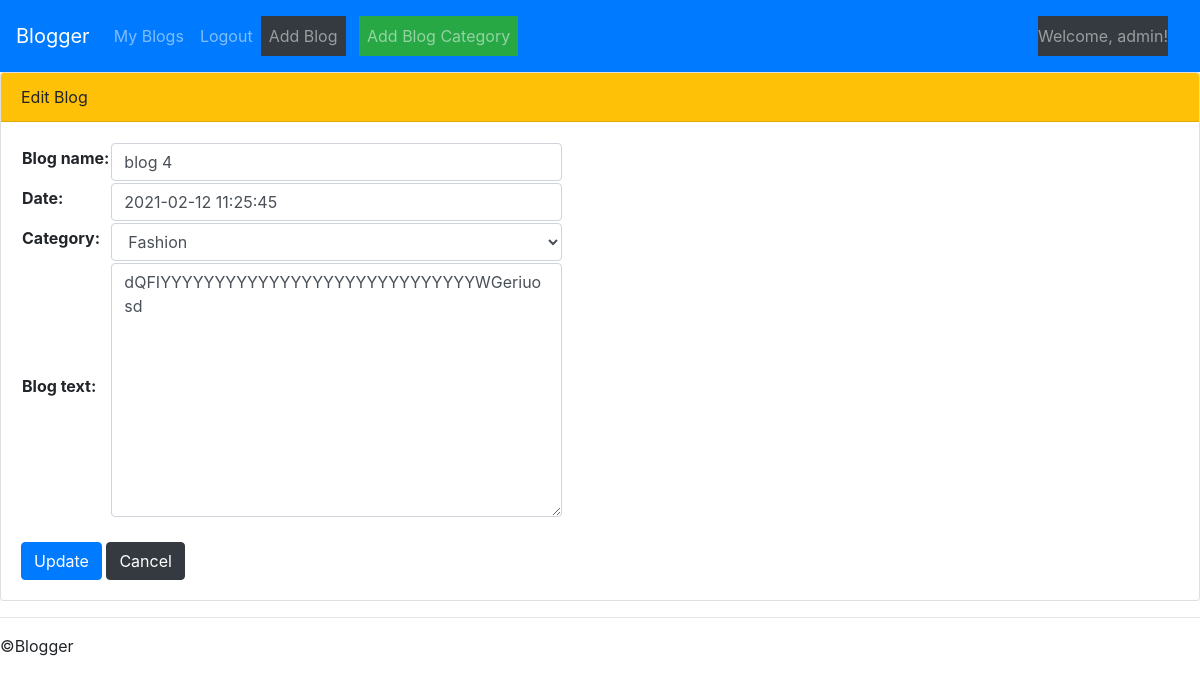
Page /blogger/12/edit/ (signed in) on the committed database.
### blogger/models.py (models this page shows, shortened)
class Blog(models.Model):
	blog_name=models.CharField(max_length=100)
	author=models.ForeignKey(User,on_delete=models.CASCADE,null="true")
	date=models.DateTimeField(default=django.utils.timezone.now())
	blog_text=models.TextField()
	category=models.CharField(max_length=250,default='uncategorized')

### blogger/views.py (the view)
# urls.py: path('<int:pk>/edit/',views.UpdateBlogView.as_view(),name='editblog'),
@method_decorator(login_required, name='dispatch')
class UpdateBlogView(generic.UpdateView):
	model=Blog
	form_class=UpdateBlogForm
	template_name='blogger/editblog.html'

### blogger/forms.py
class UpdateBlogForm(forms.ModelForm):
	class Meta:
		model=Blog
		fields=('blog_name','date','category','blog_text')
		widgets={
			'blog_name':forms.TextInput(attrs={'class':'form-control'}),
			'date':forms.DateTimeInput(attrs={'class':'form-control'}),
			'category':forms.Select(choices=cats,attrs={'class':'form-control'}),
			'blog_text':forms.Textarea(attrs={'class':'form-control'})
		}

### blogger/templates/blogger/editblog.html (shortened to what this page needs)
{% extends "blogger/base.html" %}
{% block content %}
<div class="card">
  <div class="card-header bg-warning">
    Edit Blog
  </div>
  <div class="card-body">
<form method="POST">
	<table>
	{{ form.as_table}}
	</table>
	 <button type="submit" class="btn btn-primary">Update</button>
	 <a href="{% url 'blogger:index' %}" class="btn btn-dark">Cancel</a>
	</form>
  </div>
</div>
{% endblock %}

### blogger/templates/blogger/base.html (shortened to what this page needs)
<!DOCTYPE html>
<html>
<head>
    <link rel="stylesheet" href="https://maxcdn.bootstrapcdn.com/bootstrap/4.0.0/css/bootstrap.min.css">
</head>
<body>
    <nav class="navbar navbar-expand-lg navbar-dark bg-primary">
        <a class="navbar-brand" href="{% url 'blogger:index' %}">Blogger</a>
  <div class="collapse navbar-collapse" id="navbarSupportedContent">
    <ul class="navbar-nav mr-auto">
      {% if request.user.is_authenticated %}
      <li class="nav-item ">
        <a class="nav-link " href="{% url 'blogger:myblogs' %}">My Blogs</a>
      </li>
      <li class="nav-item ">
        <a class="nav-link " href="{% url 'blogger:logout' %}">Logout</a>
      </li>
     <li class="nav-item ">
        <a class="nav-link btn-dark" href="{% url 'blogger:addblog' %}">Add Blog</a>
      </li>&nbsp&nbsp&nbsp
      <li class="nav-item ">
        <a class="nav-link btn-success" href="{% url 'blogger:addcategory' %}">Add Blog Category</a>
      </li>
    </ul>
    <nav class="navbar navbar-success ">
  <span class="navbar-text bg-dark txt-warning">
    Welcome, {{request.user}}!
  </span>
</nav>
{% endif %}
  </div>
    </nav>
    {% block content %}
    {% endblock %}
    {% block footer %}
    <div class="footer">
        <div class="section-inner clearfix">
            <hr>
            <p>&copy;Blogger</p>
        </div>
    </div>
    {% endblock %}
</body>
</html>

### rows in the picture
Blog: blog_name "blog 4", date "2021-02-12 11:25:45", category "Fashion", blog_text "dQFIYYYYYYYYYYYYYYYYYYYYYYYYYYYYYWGeriuosd"

### other values in the picture
{{ request.user }} "admin"
